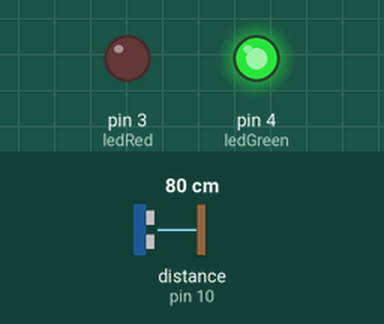
A sketch run on a simulated Arduino Uno, built with avr-gcc and run on an emulated ATmega328P. Shown: output pins drawn as LEDs (lit = HIGH). Wiring (inferred from the names in the program): ultrasonic range finder: trigger pin 9; echo pin 10. The test bench sets the inputs (shaded band); at power-on: distance to the obstacle (sensor on pin 10) 80 cm. The echo pulse lasts 58.3 µs per cm; pins used as bus, display or sensor lines are not drawn.

Above: at 1.3 s.
1.4 s: distance to the obstacle (sensor on pin 10) set to 12 cm
2.9 s: distance to the obstacle (sensor on pin 10) set to 9 cm
At 3.9 s:
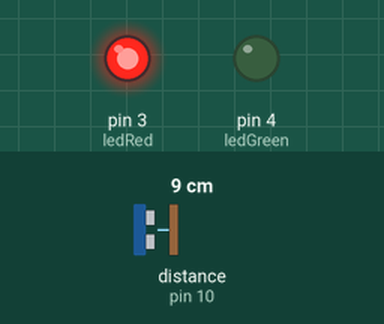
4.5 s: distance to the obstacle (sensor on pin 10) set to 18 cm
At 5.2 s:
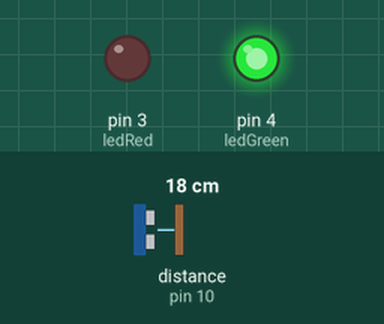
6.0 s: distance to the obstacle (sensor on pin 10) set to 2 cm
At 6.5 s:
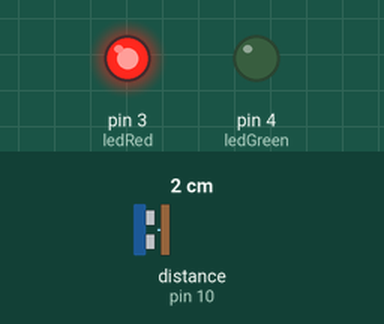
Timing chart, 0 to 8.5 s (numbered marks = the images above; inputs shaded):
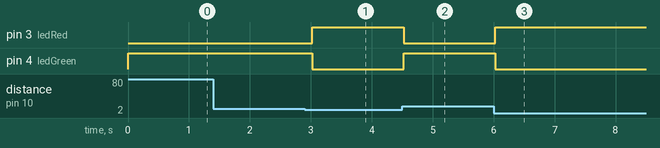

Measured:
- the behaviour switches between 11 and 10 cm on distance to the obstacle (sensor on pin 10) (found by bisection; images 0 and 1)
- after the input at 1.4 s, every drawn part: stays the same
- after the input at 2.9 s, pin 3 (ledRed): LOW → HIGH after 0.12 s; pin 4 (ledGreen): HIGH → LOW after 0.12 s
- after the input at 4.5 s, pin 3 (ledRed): HIGH → LOW at once; pin 4 (ledGreen): LOW → HIGH at once
- after the input at 6.0 s, pin 3 (ledRed): LOW → HIGH at once; pin 4 (ledGreen): HIGH → LOW at once

The sketch:

car_parking_system1.ino
```cpp
#define trigPin 9
#define echoPin 10
#define ledRed 3
#define ledGreen 4

long duration;
int distance;

void setup() {
  pinMode(trigPin, OUTPUT);
  pinMode(echoPin, INPUT);
  pinMode(ledRed, OUTPUT);
  pinMode(ledGreen, OUTPUT);
  Serial.begin(9600);
}

void loop() {
  digitalWrite(trigPin, LOW);
  delayMicroseconds(2);
  digitalWrite(trigPin, HIGH);
  delayMicroseconds(10);
  digitalWrite(trigPin, LOW);

  duration = pulseIn(echoPin, HIGH);
  distance = duration * 0.034 / 2;

  if (distance < 10) {
    digitalWrite(ledRed, HIGH);
    digitalWrite(ledGreen, LOW);
  } else {
    digitalWrite(ledRed, LOW);
    digitalWrite(ledGreen, HIGH);
  }

  delay(500);
}
```
